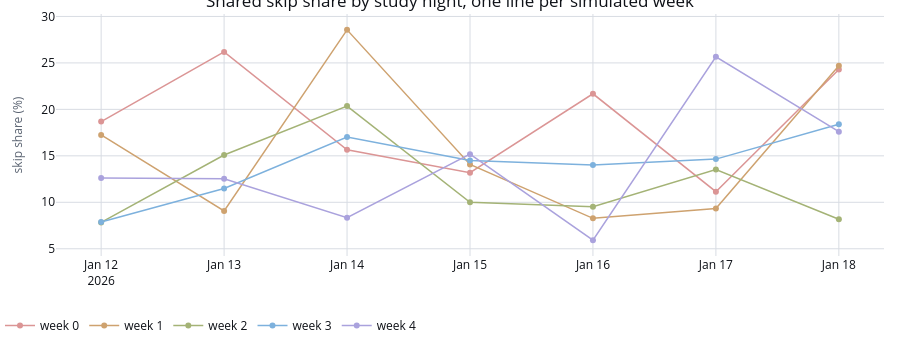

The notebook cell saved with this chart:
### Code cell
factor_values = assumptions.shared_factor_inputs()
skip_median = factor_values["behaviour.plug_in_skip_median"]
day_sd = factor_values["behaviour.plug_in_day_factor_sd"]
week_sd = factor_values["behaviour.plug_in_week_factor_sd"]
print(
    f"plug_in_skip_median={skip_median:.2f}  plug_in_day_factor_sd={day_sd:.2f}  "
    f"plug_in_week_factor_sd={week_sd:.2f}  (read live from assumptions.SHARED_FACTORS)"
)

# logit q = logit(median) + week_sd . y_w + day_sd . z_wd + holiday shift; p_eff = p . (1 - q).
week_factor, day_factor, skip_share = (
    BASE.plug_in_factors["week"],
    BASE.plug_in_factors["day"],
    BASE.plug_in_factors["skip_share"],
)
# Sampled date index d = warmup_days is start_local_date itself (§10.1a notation): the study
# evenings are the next settings.study_days indices, in order.
warmup_day_count = settings.warmup_days
study_dates = [settings.start_local_date + timedelta(days=k) for k in range(settings.study_days)]
study_skip_share = skip_share[:, warmup_day_count : warmup_day_count + settings.study_days]

skip_figure = go.Figure()
for world_id in range(settings.evaluation_world_count):
    skip_figure.add_trace(
        go.Scatter(
            x=study_dates,
            y=100 * study_skip_share[world_id],
            mode="lines+markers",
            name=f"week {world_id}",
            line={"color": ARCHETYPE_COLOURS[world_id % len(ARCHETYPE_COLOURS)], "width": 1.5},
        )
    )
skip_figure.update_layout(
    title_text="Shared skip share by study night, one line per simulated week",
    yaxis_title="skip share (%)",
)
apply_notebook_style(skip_figure, height=CHART_HEIGHTS["time_series"])

### Figure 1 — Plotly figure (JSON) as saved in the notebook; plotly's stock layout.template omitted (floating-point values rounded to 4 significant figures)
{"data": [{"line": {"color": "#DB9595", "width": 1.5}, "mode": "lines+markers", "name": "week 0", "x": ["2026-01-12", "2026-01-13", "2026-01-14", "2026-01-15", "2026-01-16", "2026-01-17", "2026-01-18"], "y": [18.69, 26.18, 15.65, 13.18, 21.68, 11.14, 24.29], "type": "scatter"}, {"line": {"color": "#CEA26F", "width": 1.5}, "mode": "lines+markers", "name": "week 1", "x": ["2026-01-12", "2026-01-13", "2026-01-14", "2026-01-15", "2026-01-16", "2026-01-17", "2026-01-18"], "y": [17.25, 9.075, 28.56, 14.07, 8.276, 9.334, 24.7], "type": "scatter"}, {"line": {"color": "#A4B376", "width": 1.5}, "mode": "lines+markers", "name": "week 2", "x": ["2026-01-12", "2026-01-13", "2026-01-14", "2026-01-15", "2026-01-16", "2026-01-17", "2026-01-18"], "y": [7.839, 15.09, 20.35, 10.0, 9.532, 13.52, 8.177], "type": "scatter"}, {"line": {"color": "#7DB1DD", "width": 1.5}, "mode": "lines+markers", "name": "week 3", "x": ["2026-01-12", "2026-01-13", "2026-01-14", "2026-01-15", "2026-01-16", "2026-01-17", "2026-01-18"], "y": [7.882, 11.49, 17.03, 14.5, 14.02, 14.65, 18.41], "type": "scatter"}, {"line": {"color": "#AAA2DD", "width": 1.5}, "mode": "lines+markers", "name": "week 4", "x": ["2026-01-12", "2026-01-13", "2026-01-14", "2026-01-15", "2026-01-16", "2026-01-17", "2026-01-18"], "y": [12.61, 12.54, 8.339, 15.18, 5.926, 25.66, 17.6], "type": "scatter"}], "layout": {"title": {"text": "Shared skip share by study night, one line per simulated week"}, "yaxis": {"title": {"text": "skip share (%)"}}, "margin": {"b": 84}, "height": 340, "paper_bgcolor": "#FFFFFF", "plot_bgcolor": "#FFFFFF"}}
